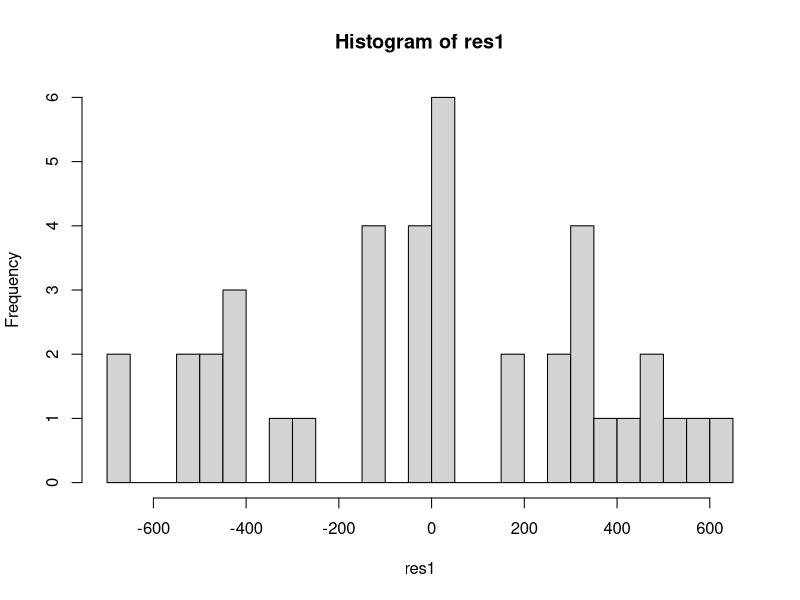
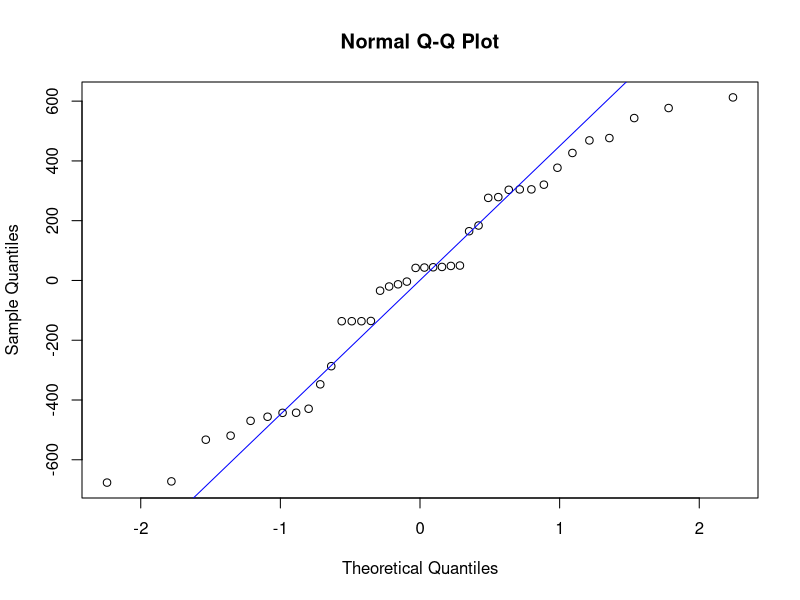
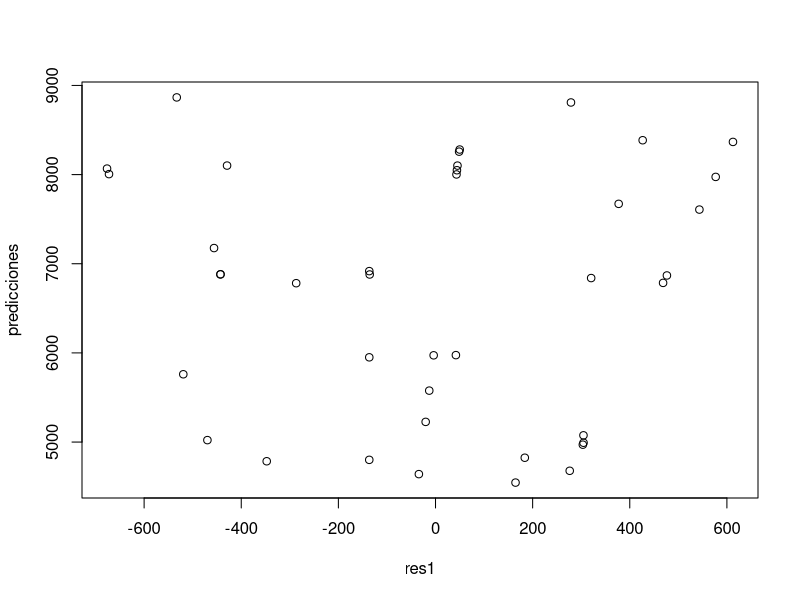

These figures' R source, in order: (Note: this script raises an error after producing the figures.)
#Deber Fabricio Sánchez

dir()
library(readxl)
ls("package:readxl")
excel_sheets("data_rls_uti.xlsx")
data<-read_excel("data_rls_uti.xlsx",sheet =1,col_names = TRUE, na="")
str(data)
nrow(data)
regresion<-lm(Utilidad ~ Ventas,data)
summary(regresion)
anova<-aov(regresion)
summary(anova)
#Fractil de 0.025, g.l.
qt(0.975,df=38)
#intervalos de confianza
confint(regresion,level=0.95)
(a<-mean(data[,"Utilidad"]))
(b<-mean(data[,"Ventas"]))
names(regresion)
res1<-regresion[["residuals"]]
(predicciones<-regresion[["fitted.values"]])
data2<-data.frame(data,predicciones,res1)
hist(res1,20)
mean(res1)
data3<-data.frame(res1)
qqnorm(res1)
qqline(res1,col="blue")
plot(res1,predicciones)
plot(data[,1],data[,2])

#Centralizados 
utilidad1<-data[,"Utilidad"]-a
ventas1<-data[,"Ventas"]-b
regresion2<-lm(utilidad1 ~ ventas1)
summary(regresion2)
anova2<-aov(regresion2)
summary(anova2)
confint(regresion2,level=0.95)
res2<-regresion2[["residuals"]]
(predicciones1<-regresion2[["fitted.values"]])
data4<-data.frame(utilidad1,ventas1,predicciones1,res2)
hist(res2,20)
mean(res2)
data5<-data.frame(res2)
qqnorm(res2)
qqline(res2,col="blue")
plot(res2,predicciones1)
plot(utilidad1,ventas1)

